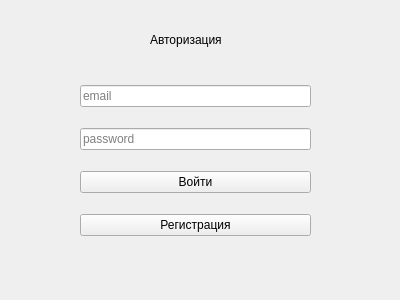
<?xml version="1.0" encoding="UTF-8"?>
<ui version="4.0">
 <class>AuthWindow</class>
 <widget class="QWidget" name="AuthWindow">
  <property name="geometry">
   <rect>
    <x>0</x>
    <y>0</y>
    <width>400</width>
    <height>300</height>
   </rect>
  </property>
  <property name="windowTitle">
   <string>Form</string>
  </property>
  <widget class="QLabel" name="label">
   <property name="geometry">
    <rect>
     <x>150</x>
     <y>30</y>
     <width>101</width>
     <height>20</height>
    </rect>
   </property>
   <property name="text">
    <string>Авторизация</string>
   </property>
  </widget>
  <widget class="QWidget" name="verticalLayoutWidget">
   <property name="geometry">
    <rect>
     <x>80</x>
     <y>70</y>
     <width>231</width>
     <height>181</height>
    </rect>
   </property>
   <layout class="QVBoxLayout" name="verticalLayout">
    <item>
     <widget class="QLineEdit" name="emailEdit">
      <property name="text">
       <string/>
      </property>
      <property name="placeholderText">
       <string>email</string>
      </property>
     </widget>
    </item>
    <item>
     <widget class="QLineEdit" name="passwordEdit">
      <property name="text">
       <string/>
      </property>
      <property name="echoMode">
       <enum>QLineEdit::EchoMode::Password</enum>
      </property>
      <property name="readOnly">
       <bool>false</bool>
      </property>
      <property name="placeholderText">
       <string>password</string>
      </property>
     </widget>
    </item>
    <item>
     <widget class="QPushButton" name="loginButton">
      <property name="text">
       <string>Войти</string>
      </property>
     </widget>
    </item>
    <item>
     <widget class="QPushButton" name="registerButton">
      <property name="text">
       <string>Регистрация</string>
      </property>
     </widget>
    </item>
   </layout>
  </widget>
 </widget>
 <resources/>
 <connections/>
</ui>
